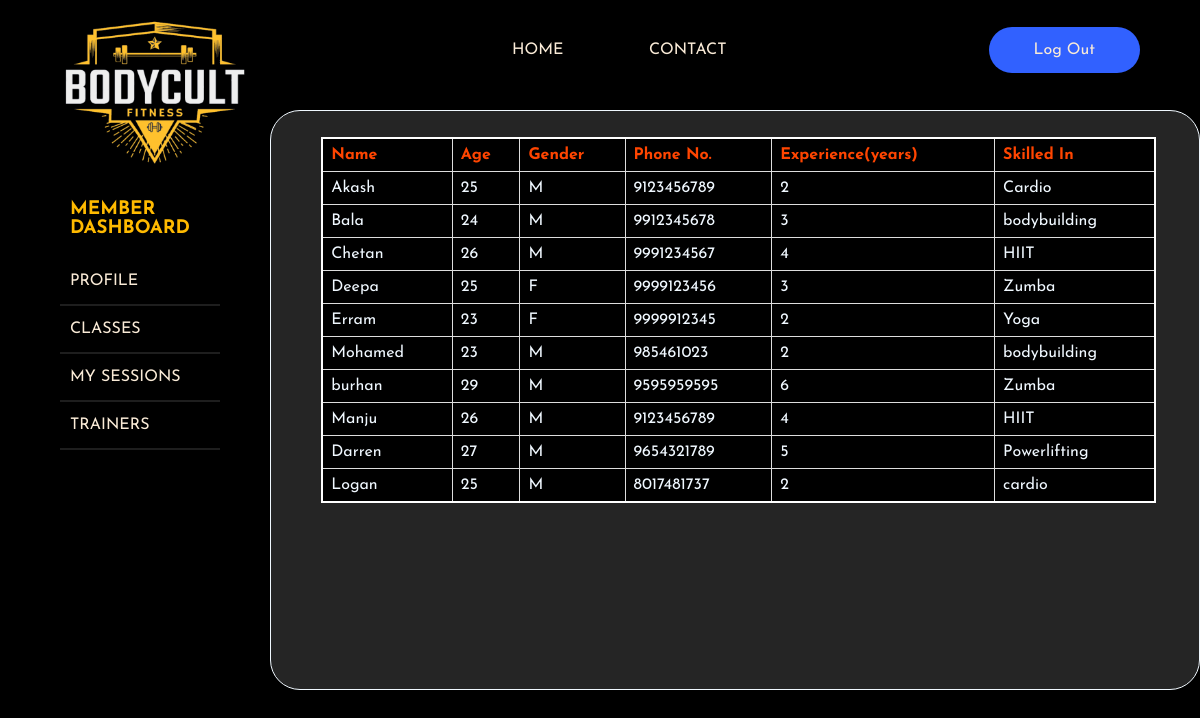
Page /mtrainer/ on the committed database.
### body/models.py (models this page shows, shortened)
class Trainer(models.Model):
    trainer= models.ForeignKey(User, on_delete=models.CASCADE, null=True, blank=True,related_name="trainers")
    name = models.CharField(max_length=20,default=True)
    phone = models.IntegerField(default=0)
    age= models.IntegerField()
    GENDER_CHOICES = (
        ('M', 'Male'),
        ('F', 'Female'),
    )
    gender = models.CharField(default=1,max_length=1, choices=GENDER_CHOICES)
    experience=models.IntegerField()
    skills=models.TextField(max_length=150)

### body/views.py (the view)
# urls.py: path('mtrainer/',mtrainer),
def mtrainer(request):
    trainers = Trainer.objects.all()
    return render(request,"mtrainer.html",{"trainers":trainers})

### body/templates/mtrainer.html (shortened to what this page needs)
{% extends 'MemberDash.html' %}
{% block body %}
<head>
</head><br>
<table>
  <tr>
    <th>Name</th>
    <th>Age</th>
    <th>Gender</th>
    <th>Phone No.</th>
    <th>Experience(years)</th>
    <th>Skilled In</th>
  </tr>
  {% for trainer in trainers %}
 <tr>
      <td>{{trainer.name}}</td>
      <td>{{trainer.age}}</td>
      <td>{{trainer.gender}}</td>
      <td>{{trainer.phone}}</td>
      <td>{{trainer.experience}}</td>
      <td>{{trainer.skills}}</td>
  </tr>
  {% endfor %}
</table>
{% endblock %}

### body/static/Dashboard.css (style rules this page uses)
* { color:aliceblue; background-color:black; margin: 0; padding: 0; box-sizing: border-box; font-family: 'Josefin Sans', sans-serif; }

### body/templates/mtrainer.html (style rules this page uses)
table { font-family: arial, sans-serif; border-collapse: collapse; width: 90%; margin:10px 50px; border:2px solid white; border-radius:20px; background: transparent; }
td, th { border: 1px solid #dddddd; text-align: left; padding: 8px; }
th { color:orangered; }
tr:nth-child(even) { background-color: #dddddd; color:rgba(255, 153, 0, 0.897); }

### rows in the picture
Trainer: name "Akash", age "25", gender "M", phone "9123456789", experience "2", skills "Cardio"
Trainer: name "Bala", age "24", gender "M", phone "9912345678", experience "3", skills "bodybuilding"
Trainer: name "Chetan", age "26", gender "M", phone "9991234567", experience "4", skills "HIIT"
Trainer: name "Deepa", age "25", gender "F", phone "9999123456", experience "3", skills "Zumba"
Trainer: name "Erram", age "23", gender "F", phone "9999912345", experience "2", skills "Yoga"
Trainer: name "Mohamed", age "23", gender "M", phone "985461023", experience "2", skills "bodybuilding"
Trainer: name "burhan", age "29", gender "M", phone "9595959595", experience "6", skills "Zumba"
Trainer: name "Manju", age "26", gender "M", phone "9123456789", experience "4", skills "HIIT"
Trainer: name "Darren", age "27", gender "M", phone "9654321789", experience "5", skills "Powerlifting"
Trainer: name "Logan", age "25", gender "M", phone "8017481737", experience "2", skills "cardio"
